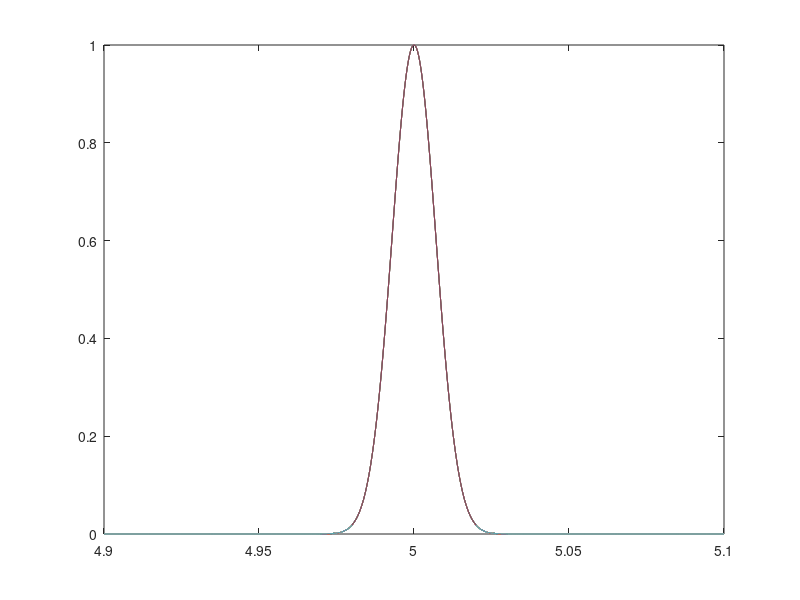

Here is the MATLAB script that generated this plot:
clear all
clc

%% lebal 1

centriod = 5;
width = 0.0001;
s = 1000* width;

x = -s+centriod : width* 10^-1 : s+centriod;
y = exp( - (x - centriod).^2 / width);

%% lebal 2

centriod = 5;
width = 0.0001;
s = 1000* width;

x2 = -s+centriod : width* 10^-1 : s+centriod;
y2 = exp( - (x2 - centriod).^2 / width);

%% lebal 3

centriod = 5;
width = 0.0001;
s = 1000* width;

x3 = -s+centriod : width* 10^-1 : s+centriod;
y3 = exp( - (x3 - centriod).^2 / width);

%% lebal 4
centriod = 5;
width = 0.0001;
s = 1000* width;

x4 = -s+centriod : width* 10^-1 : s+centriod;
y4 = exp( - (x4 - centriod).^2 / width);

%% lebal 5
centriod = 5;
width = 0.0001;
s = 1000* width;

x5 = -s+centriod : width* 10^-1 : s+centriod;
y5 = exp( - (x5 - centriod).^2 / width);

%% lebal 6
centriod = 5;
width = 0.0001;
s = 1000* width;

x6 = -s+centriod : width* 10^-1 : s+centriod;
y6 = exp( - (x6 - centriod).^2 / width);

%% lebal 7
centriod = 5;
width = 0.0001;
s = 200* width;

x7 = -s+centriod : width* 10^-1 : s+centriod;
y7 = exp( - (x7 - centriod).^2 / width);



%%
plot(x,y,x2,y2, x3, y3, x4, y4, x5, y5, x6, y6, x7, y7)